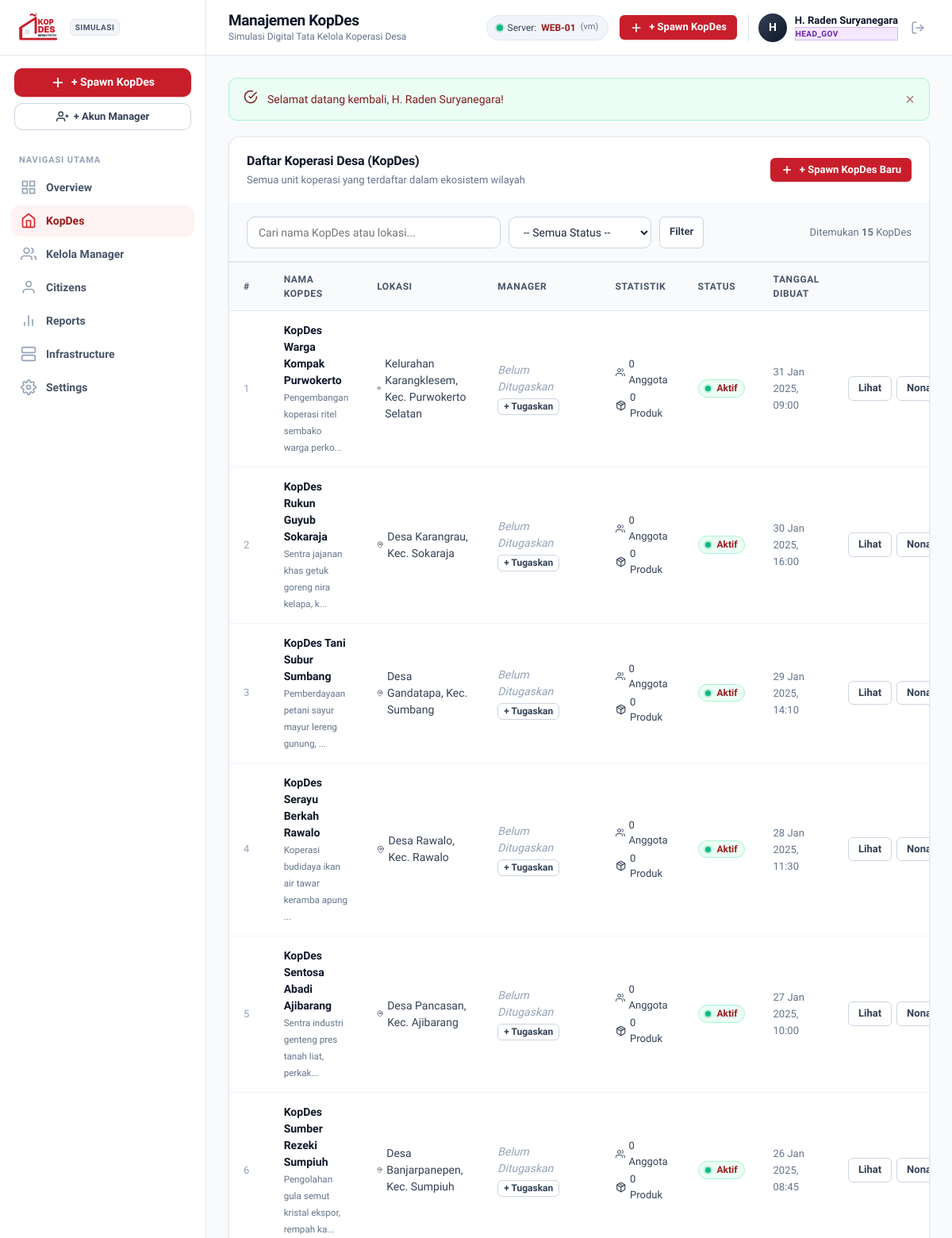
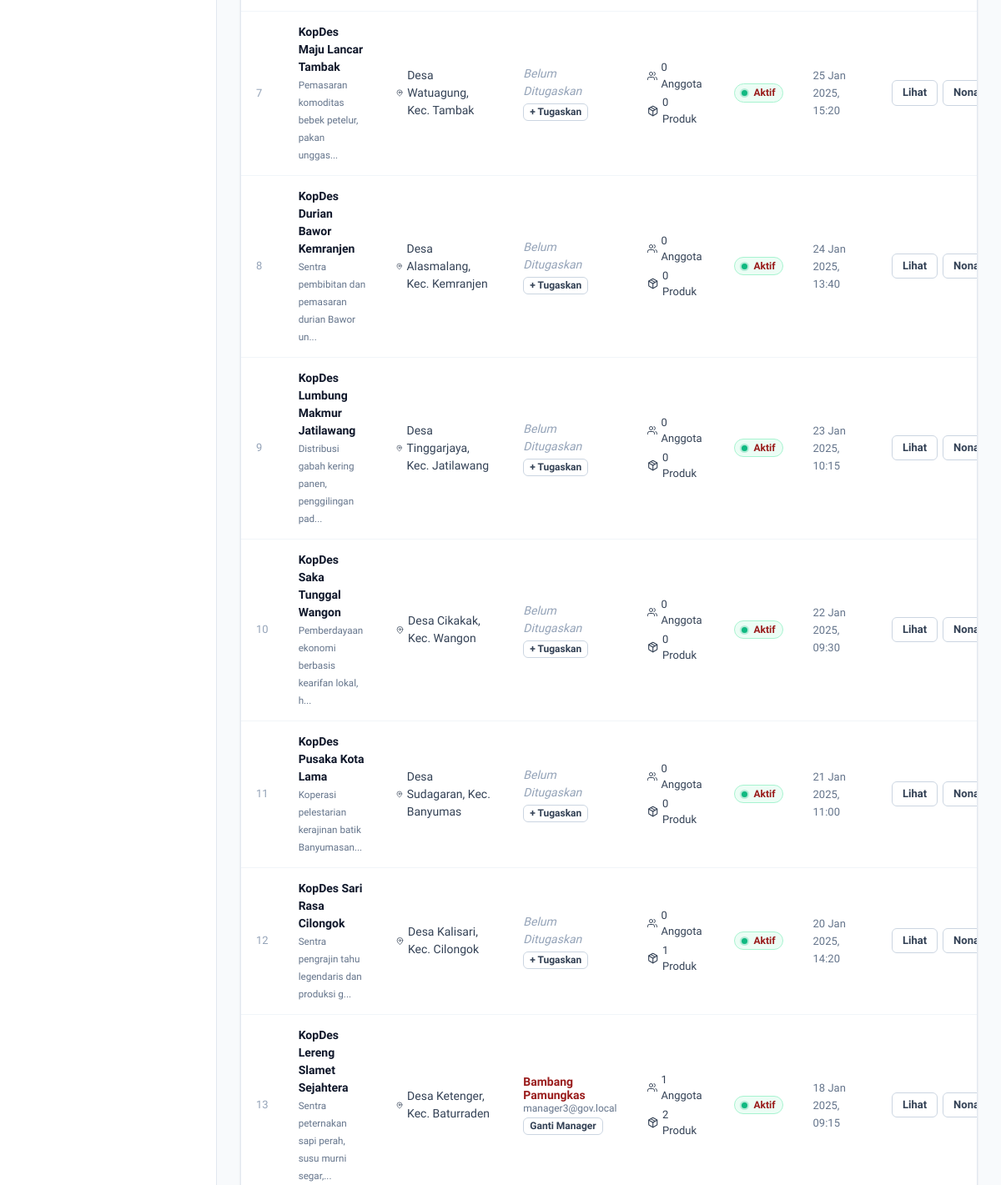
The page /index.php?page=kopdes (signed in, upper part) on the database as committed earlier (2 pictures, top to bottom).
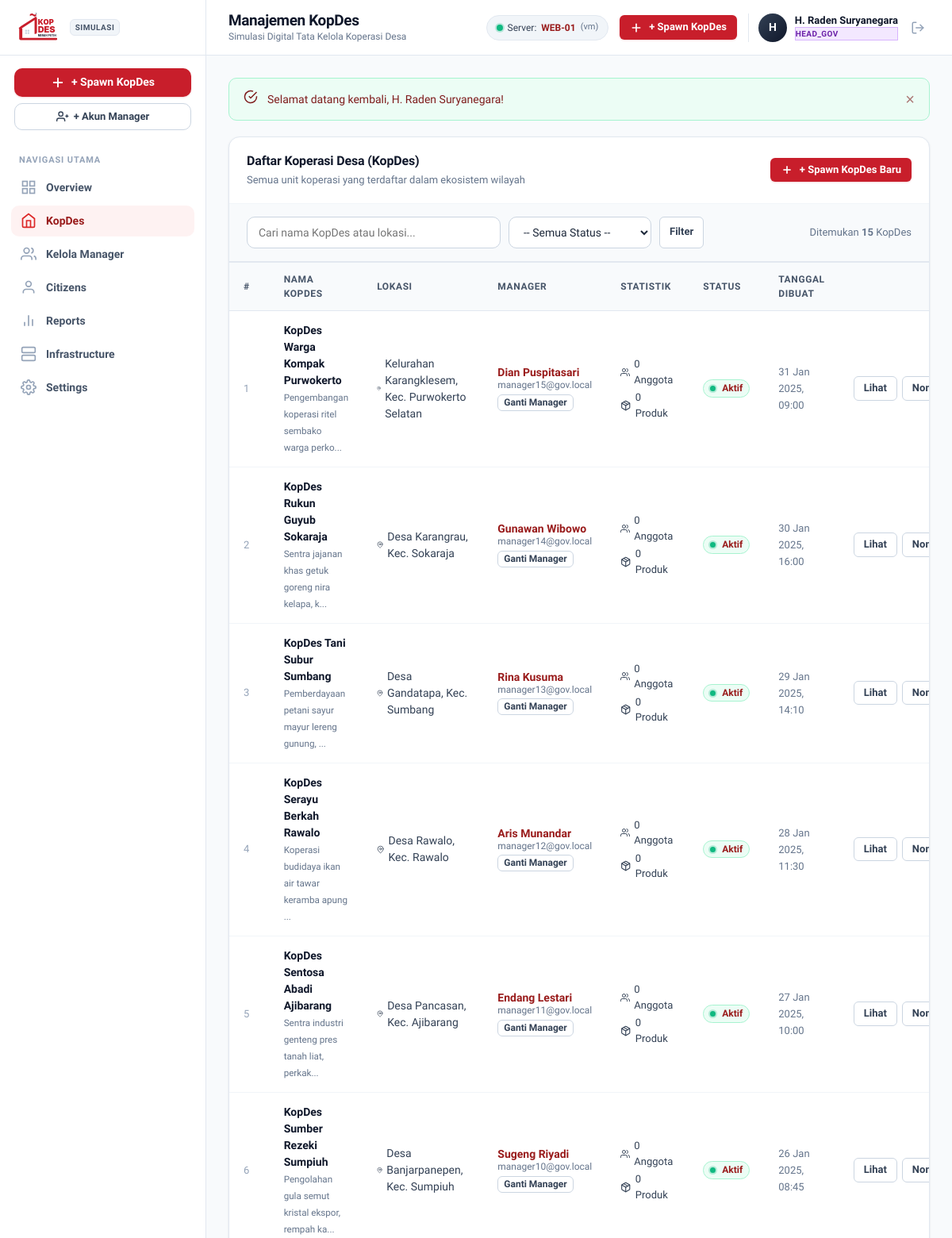
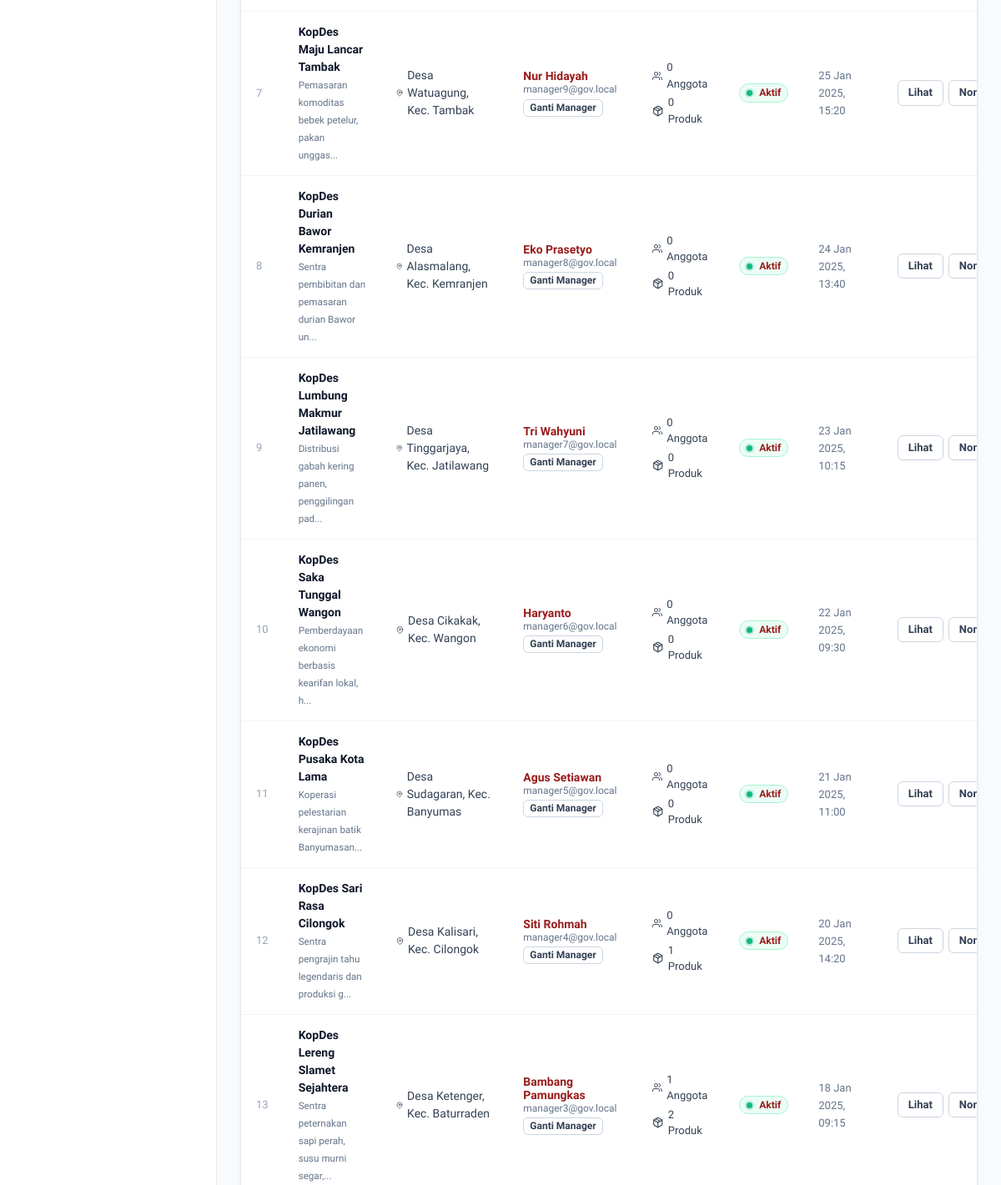
The same page on the database as committed later (2 pictures, top to bottom).
### tables this page shows
CREATE TABLE `kopdes` (
  `id` INT UNSIGNED NOT NULL AUTO_INCREMENT,
  `name` VARCHAR(150) NOT NULL,
  `location` VARCHAR(150) NOT NULL,
  `village_name` VARCHAR(100) NULL,
  `district_name` VARCHAR(100) NULL,
  `regency_name` VARCHAR(100) NULL,
  `province_name` VARCHAR(100) NULL,
  `latitude` DECIMAL(10, 8) NULL,
  `longitude` DECIMAL(11, 8) NULL,
  `description` TEXT NULL,
  `manager_id` INT UNSIGNED NULL,
  `status` ENUM('active', 'inactive') NOT NULL DEFAULT 'active',
  `created_at` TIMESTAMP NOT NULL DEFAULT CURRENT_TIMESTAMP,
  `updated_at` TIMESTAMP NOT NULL DEFAULT CURRENT_TIMESTAMP ON UPDATE CURRENT_TIMESTAMP,
  PRIMARY KEY (`id`),
  INDEX `idx_kopdes_manager` (`manager_id`),
  INDEX `idx_kopdes_status` (`status`),
  INDEX `idx_kopdes_coords` (`latitude`, `longitude`),
  CONSTRAINT `fk_kopdes_manager`
    FOREIGN KEY (`manager_id`) REFERENCES `users` (`id`)
    ON DELETE SET NULL ON UPDATE CASCADE
);

CREATE TABLE `users` (
  `id` INT UNSIGNED NOT NULL AUTO_INCREMENT,
  `name` VARCHAR(100) NOT NULL,
  `email` VARCHAR(120) NOT NULL UNIQUE,
  `password` VARCHAR(255) NOT NULL,
  `role` ENUM('HEAD_GOV', 'MANAGER', 'CITIZEN') NOT NULL DEFAULT 'CITIZEN',
  `phone` VARCHAR(30) NULL,
  `address` TEXT NULL,
  `created_at` TIMESTAMP NOT NULL DEFAULT CURRENT_TIMESTAMP,
  `updated_at` TIMESTAMP NOT NULL DEFAULT CURRENT_TIMESTAMP ON UPDATE CURRENT_TIMESTAMP,
  PRIMARY KEY (`id`),
  INDEX `idx_users_role` (`role`),
  INDEX `idx_users_email` (`email`)
);

### includes/helpers.php (called while the page is built, shortened)
<?php
if (!function_exists('e')) {
    function e(?string $value): string {
        return htmlspecialchars((string)($value ?? ''), ENT_QUOTES | ENT_SUBSTITUTE, 'UTF-8');
    }
}
if (!function_exists('format_date')) {
    function format_date(?string $datetime, string $format = 'd M Y, H:i'): string {
        $time = strtotime($datetime);
        return $time ? date($format, $time) : $datetime;
    }
}

### pages/headgov/kopdes.php (the view, shortened to what the changed rows need)
<?php
require_once __DIR__ . '/../../includes/auth.php';
require_once __DIR__ . '/../../includes/helpers.php';
$pdo = Database::getConnection();
$sql = "
    SELECT k.*,
           u.name AS manager_name,
           u.email AS manager_email,
           (SELECT COUNT(*) FROM memberships m WHERE m.kopdes_id = k.id AND m.status = 'active') AS member_count,
           (SELECT COUNT(*) FROM products p WHERE p.kopdes_id = k.id) AS product_count
    FROM kopdes k
    LEFT JOIN users u ON k.manager_id = u.id
    WHERE 1=1
";
$params = [];
$sql .= " ORDER BY k.created_at DESC";
$stmt = $pdo->prepare($sql);
$stmt->execute($params);
$kopdesList = $stmt->fetchAll();
require __DIR__ . '/../../includes/layout/header.php';
?>
<div class="card">
    <div class="table-responsive">
        <table class="data-table">
            <thead>
                <tr>
                    <th>#</th>
                    <th>Nama KopDes</th>
                    <th>Lokasi</th>
                    <th>Manager</th>
                    <th>Statistik</th>
                    <th>Status</th>
                    <th>Tanggal Dibuat</th>
                    <th style="text-align:right;">Aksi</th>
                </tr>
            </thead>
            <tbody>
                <?php if (empty($kopdesList)): ?>
                    <tr>
                        <td colspan="8">
                            <div class="empty-state">
                                <div class="empty-icon-wrap" style="color:var(--color-primary);"><?= ui_icon('kopdes', '', 48) ?></div>
                                <div class="empty-title">Tidak ada KopDes yang sesuai kriteria</div>
                                <div class="empty-desc">Coba ubah kata kunci pencarian atau spawn KopDes baru sekarang.</div>
                                <button type="button" class="btn btn-primary btn-sm" onclick="openSpawnModal()">+ Spawn KopDes</button>
                            </div>
                        </td>
                    </tr>
                <?php else: ?>
                    <?php foreach ($kopdesList as $idx => $kd): ?>
                        <tr>
                            <td style="color:var(--slate-400);font-size:0.8125rem;"><?= $idx + 1 ?></td>
                            <td>
                                <strong style="color:var(--slate-900);display:block;"><?= e($kd['name']) ?></strong>
                                <small style="color:var(--slate-500);"><?= e(mb_strimwidth($kd['description'] ?? '', 0, 50, '...')) ?></small>
                            </td>
                            <td>
                                <span style="display:inline-flex;align-items:center;gap:5px;color:var(--slate-700);">
                                    <?= ui_icon('location', 'color:var(--color-primary);', 15) ?>
                                    <span><?= e($kd['location']) ?></span>
                                </span>
                            </td>
                            <td>
                                <?php if (!empty($kd['manager_name'])): ?>
                                    <div style="line-height:1.2;">
                                        <strong style="color:var(--primary-800);"><?= e($kd['manager_name']) ?></strong>
                                        <span style="display:block;font-size:0.75rem;color:var(--slate-500);"><?= e($kd['manager_email']) ?></span>
                                    </div>
                                <?php else: ?>
                                    <span style="color:var(--slate-400);font-style:italic;">Belum Ditugaskan</span>
                                <?php endif; ?>
                                <button type="button" class="btn btn-secondary btn-sm" style="margin-top:4px;padding:2px 7px;font-size:0.75rem;display:inline-flex;align-items:center;gap:4px;" onclick="openKopdesAssignModal(<?= $kd['id'] ?>, '<?= e(addslashes($kd['name'])) ?>', <?= (int)($kd['manager_id'] ?? 0) ?>)">
                                    <?= !empty($kd['manager_name']) ? 'Ganti Manager' : '+ Tugaskan' ?>
                                </button>
                            </td>
                            <td>
                                <div style="font-size:0.8125rem;display:flex;flex-direction:column;gap:3px;">
                                    <span style="display:inline-flex;align-items:center;gap:5px;color:var(--slate-700);">
                                        <?= ui_icon('citizens', '', 14) ?> <?= number_format((int)$kd['member_count']) ?> Anggota
                                    </span>
                                    <span style="display:inline-flex;align-items:center;gap:5px;color:var(--slate-700);">
                                        <?= ui_icon('package', '', 14) ?> <?= number_format((int)$kd['product_count']) ?> Produk
                                    </span>
                                </div>
                            </td>
                            <td>
                                <?php if ($kd['status'] === 'active'): ?>
                                    <span class="badge badge-active"><span class="badge-dot badge-dot-success"></span>Aktif</span>
                                <?php else: ?>
                                    <span class="badge badge-inactive"><span class="badge-dot badge-dot-danger"></span>Non-Aktif</span>
                                <?php endif; ?>
                            </td>
                            <td>
                                <span style="font-size:0.8125rem;color:var(--slate-500);"><?= format_date($kd['created_at']) ?></span>
                            </td>
                            <td style="text-align:right;">
                                <div style="display:inline-flex;gap:6px;">
                                    <a href="index.php?page=kopdes-detail&id=<?= $kd['id'] ?>" class="btn btn-secondary btn-sm" title="Lihat Etalase & Produk">
                                        Lihat
                                    </a>
                                    <form method="POST" action="index.php?page=kopdes" style="display:inline;">
                                        <button type="submit" class="btn btn-secondary btn-sm" title="Ubah status aktif / non-aktif">
                                            <?= $kd['status'] === 'active' ? 'Nonaktifkan' : 'Aktifkan' ?>
                                        </button>
                                    </form>
                                </div>
                            </td>
                        </tr>
                    <?php endforeach; ?>
                <?php endif; ?>
            </tbody>
        </table>
    </div>
</div>
<?php require __DIR__ . '/../../includes/layout/footer.php'; ?>

### includes/icons.php (shortened to what the changed rows need)
<?php
if (!function_exists('ui_icon')) {
    function ui_icon(string $name, string $class = '', int $size = 24): string {
        $attrs = 'width="' . $size . '" height="' . $size . '" class="' . htmlspecialchars($class, ENT_QUOTES) . '" viewBox="0 0 24 24" fill="none" stroke="currentColor" stroke-width="2" stroke-linecap="round" stroke-linejoin="round"';
        return match ($name) {
            'kopdes', 'store' => <<<SVG
<svg {$attrs}>
    <path d="M3 9l9-7 9 7v11a2 2 0 0 1-2 2H5a2 2 0 0 1-2-2z"></path>
    <polyline points="9 22 9 12 15 12 15 22"></polyline>
</svg>
SVG,
            'manager', 'user-tie' => <<<SVG
<svg {$attrs}>
    <path d="M20 21v-2a4 4 0 0 0-4-4H8a4 4 0 0 0-4 4v2"></path>
    <circle cx="12" cy="7" r="4"></circle>
</svg>
SVG,
            'citizens', 'users' => <<<SVG
<svg {$attrs}>
    <path d="M17 21v-2a4 4 0 0 0-4-4H5a4 4 0 0 0-4 4v2"></path>
    <circle cx="9" cy="7" r="4"></circle>
    <path d="M23 21v-2a4 4 0 0 0-3-3.87"></path>
    <path d="M16 3.13a4 4 0 0 1 0 7.75"></path>
</svg>
SVG,
            'transaksi', 'wallet', 'money' => <<<SVG
<svg {$attrs}>
    <rect x="2" y="6" width="20" height="12" rx="2"></rect>
    <circle cx="12" cy="12" r="2"></circle>
    <path d="M6 12h.01M18 12h.01"></path>
</svg>
SVG,
            'package', 'box' => <<<SVG
<svg {$attrs}>
    <line x1="16.5" y1="9.4" x2="7.5" y2="4.21"></line>
    <path d="M21 16V8a2 2 0 0 0-1-1.73l-7-4a2 2 0 0 0-2 0l-7 4A2 2 0 0 0 3 8v8a2 2 0 0 0 1 1.73l7 4a2 2 0 0 0 2 0l7-4A2 2 0 0 0 21 16z"></path>
    <polyline points="3.27 6.96 12 12.01 20.73 6.96"></polyline>
    <line x1="12" y1="22.08" x2="12" y2="12"></line>
</svg>
SVG,
            'chart', 'analytics' => <<<SVG
<svg {$attrs}>
    <line x1="18" y1="20" x2="18" y2="10"></line>
    <line x1="12" y1="20" x2="12" y2="4"></line>
    <line x1="6" y1="20" x2="6" y2="14"></line>
SVG,
            'location', 'pin' => <<<SVG
<svg {$attrs}>
SVG,
            'phone' => <<<SVG
<svg {$attrs}>
SVG,
            'receipt', 'invoice' => <<<SVG
<svg {$attrs}>
SVG,
            'check', 'success' => <<<SVG
<svg {$attrs}>
SVG,
            'search' => <<<SVG
<svg {$attrs}>
SVG,
            'celebration', 'party' => <<<SVG
<svg {$attrs}>
SVG,
            'handshake' => <<<SVG
<svg {$attrs}>
SVG,
            'server' => <<<SVG
<svg {$attrs}>
SVG,
            'database' => <<<SVG
<svg {$attrs}>
SVG,
            'cpu' => <<<SVG
<svg {$attrs}>
SVG,
            'user' => <<<SVG
<svg {$attrs}>
SVG,
            'trophy' => <<<SVG
<svg {$attrs}>
SVG,
            default => <<<SVG
<svg {$attrs}>
SVG,
        };
    }
}

Rows that differ between the two databases and show on the page:
changed kopdes "KopDes Warga Kompak Purwokerto": manager.name (not shown) → "Dian Puspitasari"; manager.email (not shown) → "manager15@gov.local"; manager_id "+ Tugaskan" → "Ganti Manager"; no longer shows "Belum Ditugaskan"
changed kopdes "KopDes Rukun Guyub Sokaraja": manager.name (not shown) → "Gunawan Wibowo"; manager.email (not shown) → "manager14@gov.local"; manager_id "+ Tugaskan" → "Ganti Manager"; no longer shows "Belum Ditugaskan"
changed kopdes "KopDes Tani Subur Sumbang": manager.name (not shown) → "Rina Kusuma"; manager.email (not shown) → "manager13@gov.local"; manager_id "+ Tugaskan" → "Ganti Manager"; no longer shows "Belum Ditugaskan"
changed kopdes "KopDes Serayu Berkah Rawalo": manager.name (not shown) → "Aris Munandar"; manager.email (not shown) → "manager12@gov.local"; manager_id "+ Tugaskan" → "Ganti Manager"; no longer shows "Belum Ditugaskan"
changed kopdes "KopDes Sentosa Abadi Ajibarang": manager.name (not shown) → "Endang Lestari"; manager.email (not shown) → "manager11@gov.local"; manager_id "+ Tugaskan" → "Ganti Manager"; no longer shows "Belum Ditugaskan"
changed kopdes "KopDes Sumber Rezeki Sumpiuh": manager.name (not shown) → "Sugeng Riyadi"; manager.email (not shown) → "manager10@gov.local"; manager_id "+ Tugaskan" → "Ganti Manager"; no longer shows "Belum Ditugaskan"
changed kopdes "KopDes Maju Lancar Tambak": manager.name (not shown) → "Nur Hidayah"; manager.email (not shown) → "manager9@gov.local"; manager_id "+ Tugaskan" → "Ganti Manager"; no longer shows "Belum Ditugaskan"
changed kopdes "KopDes Durian Bawor Kemranjen": manager.name (not shown) → "Eko Prasetyo"; manager.email (not shown) → "manager8@gov.local"; manager_id "+ Tugaskan" → "Ganti Manager"; no longer shows "Belum Ditugaskan"
changed kopdes "KopDes Lumbung Makmur Jatilawang": manager.name (not shown) → "Tri Wahyuni"; manager.email (not shown) → "manager7@gov.local"; manager_id "+ Tugaskan" → "Ganti Manager"; no longer shows "Belum Ditugaskan"
changed kopdes "KopDes Saka Tunggal Wangon": manager.name (not shown) → "Haryanto"; manager.email (not shown) → "manager6@gov.local"; manager_id "+ Tugaskan" → "Ganti Manager"; no longer shows "Belum Ditugaskan"
changed kopdes "KopDes Pusaka Kota Lama": manager.name (not shown) → "Agus Setiawan"; manager.email (not shown) → "manager5@gov.local"; manager_id "+ Tugaskan" → "Ganti Manager"; no longer shows "Belum Ditugaskan"
changed kopdes "KopDes Sari Rasa Cilongok": manager.name (not shown) → "Siti Rohmah"; manager.email (not shown) → "manager4@gov.local"; manager_id "+ Tugaskan" → "Ganti Manager"; no longer shows "Belum Ditugaskan"
